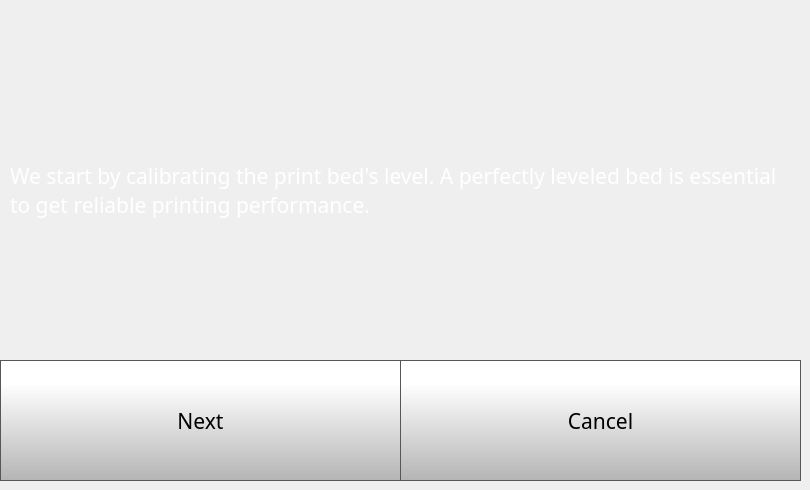
    <widget class="QWidget" name="quickStep1Page">
     <widget class="QPushButton" name="quickStep1CancelButton">
      <property name="geometry">
       <rect>
        <x>400</x>
        <y>360</y>
        <width>401</width>
        <height>121</height>
       </rect>
      </property>
      <property name="font">
       <font>
        <family>Gotham</family>
        <pointsize>16</pointsize>
       </font>
      </property>
      <property name="styleSheet">
       <string notr="true">QPushButton {
     border: 1px solid rgb(87, 87, 87);
	background-color: qlineargradient(spread:pad, x1:0, y1:1, x2:0, y2:0.188, stop:0 rgba(180, 180, 180, 255), stop:1 rgba(255, 255, 255, 255));


}

QPushButton:pressed {
    background-color: qlineargradient(x1: 0, y1: 0, x2: 0, y2: 1,
                                      stop: 0 #dadbde, stop: 1 #f6f7fa);
}

QPushButton:flat {
    border: none; /* no border for a flat push button */
}

QPushButton:default {
    border-color: navy; /* make the default button prominent */
}

QPushButton:focus {
	outline: none;
}</string>
      </property>
      <property name="text">
       <string>Cancel</string>
      </property>
      <property name="iconSize">
       <size>
        <width>40</width>
        <height>40</height>
       </size>
      </property>
     </widget>
     <widget class="QPushButton" name="quickStep1NextButton">
      <property name="geometry">
       <rect>
        <x>0</x>
        <y>360</y>
        <width>401</width>
        <height>121</height>
       </rect>
      </property>
      <property name="font">
       <font>
        <family>Gotham</family>
        <pointsize>16</pointsize>
       </font>
      </property>
      <property name="styleSheet">
       <string notr="true">QPushButton {
     border: 1px solid rgb(87, 87, 87);
	background-color: qlineargradient(spread:pad, x1:0, y1:1, x2:0, y2:0.188, stop:0 rgba(180, 180, 180, 255), stop:1 rgba(255, 255, 255, 255));


}

QPushButton:pressed {
    background-color: qlineargradient(x1: 0, y1: 0, x2: 0, y2: 1,
                                      stop: 0 #dadbde, stop: 1 #f6f7fa);
}

QPushButton:flat {
    border: none; /* no border for a flat push button */
}

QPushButton:default {
    border-color: navy; /* make the default button prominent */
}

QPushButton:focus {
	outline: none;
}</string>
      </property>
      <property name="text">
       <string>Next</string>
      </property>
      <property name="iconSize">
       <size>
        <width>40</width>
        <height>40</height>
       </size>
      </property>
     </widget>
     <widget class="QLabel" name="calibrateLabel_6">
      <property name="geometry">
       <rect>
        <x>10</x>
        <y>90</y>
        <width>781</width>
        <height>201</height>
       </rect>
      </property>
      <property name="font">
       <font>
        <family>Gotham</family>
        <pointsize>16</pointsize>
        <weight>50</weight>
        <bold>false</bold>
       </font>
      </property>
      <property name="styleSheet">
       <string notr="true">color: rgb(255, 255, 255);</string>
      </property>
      <property name="text">
       <string>We start by calibrating the print bed's level. A perfectly leveled bed is essential to get reliable printing performance.</string>
      </property>
      <property name="wordWrap">
       <bool>true</bool>
      </property>
     </widget>
    </widget>
